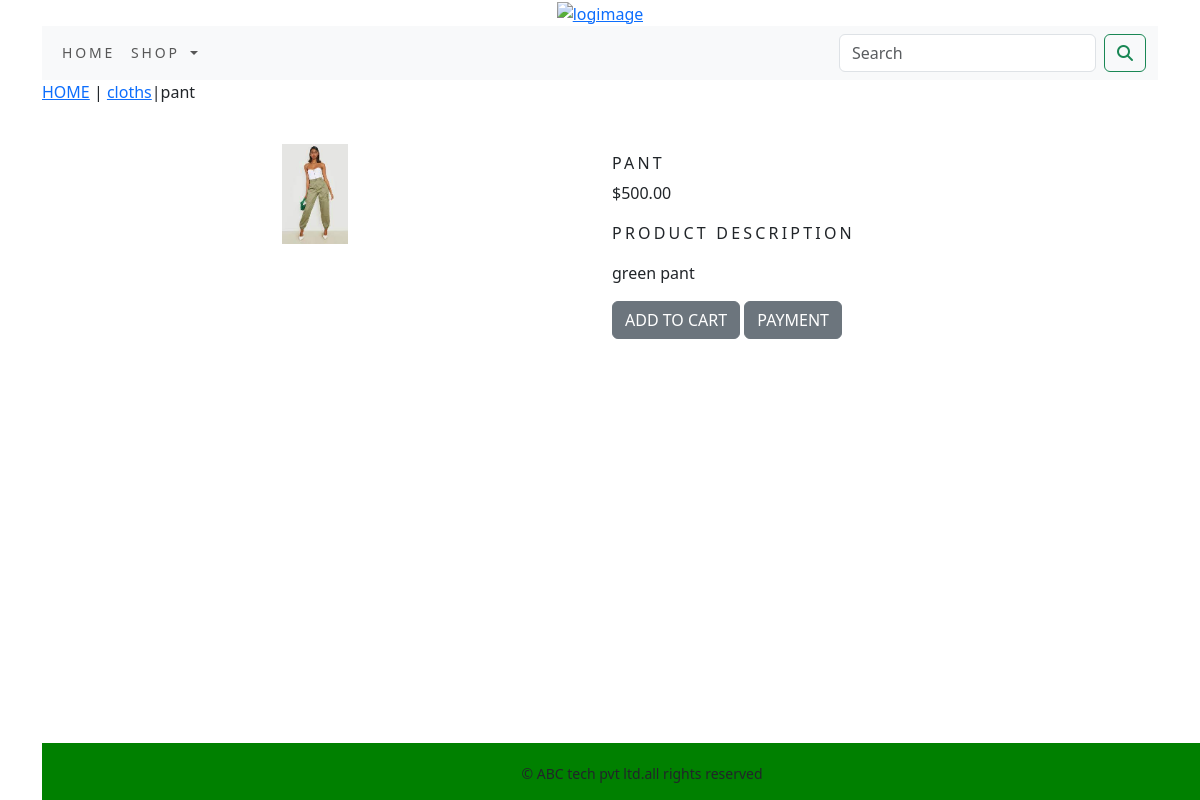
/shop/cloths/pant/, run on the app's committed database.
### shop/models.py (models this page shows, shortened)
class Product(models.Model):
    name=models.CharField(max_length=250,unique=True)
    slug=models.SlugField(max_length=250,unique=True)
    description=models.TextField(blank=True)
    price=models.DecimalField(max_digits=10,decimal_places=2)
    category=models.ForeignKey(Category,on_delete=models.CASCADE)
    image = models.ImageField(upload_to='product', blank=True,)
    stock=models.IntegerField()
    available=models.BooleanField(default=True)
    created=models.DateTimeField(auto_now_add=True)
    updated=models.DateTimeField(auto_now=True)
    class Meta:
        ordering=('name',)
        verbose_name='product'
        verbose_name_plural='products'

class Category(models.Model):
    name=models.CharField(max_length=250,unique=True)
    slug=models.SlugField(max_length=250,unique=True)
    description=models.TextField(blank=True)
    image=models.ImageField(upload_to='category',blank=True)
    class Meta:
        ordering=('name',)
        verbose_name='category'
        verbose_name_plural='categories'
    def get_url(self):
        return reverse('shop:product_by_category',args=[self.slug])
    def __str__(self):
        return '{}'.format(self.name)

### shop/views.py (the view)
# urls.py: path('<slug:c_slug>/<slug:product_slug>/',views.ProDetail,name='prodCatDetail'),
def ProDetail(request, c_slug, product_slug):
    try:
        product = Product.objects.get(category__slug=c_slug, slug=product_slug)
    except Exception as e:
        raise e
    return render(request, "product.html", {'product': product})

### cart/context_processors.py (called while the page is built)
def counter(request):
    item_count=0
    if 'admin' in request.path:
        return {}
    else:
        try:
            cart=Cart.objects.filter(cart_id=_cart_id(request))
            cart_items=CartItem.objects.all().filter(cart=cart[:1])
            for cart_item in cart_items:
                item_count += cart_item.quantity
        except Cart.DoesNotExist:
            item_count=0
    return dict(item_count=item_count)

### cart/views.py (called while the page is built)
def  _cart_id(request):
    cart=request.session.session_key
    if not cart:
        cart=request.session.create()
    return cart

### shop/context_processors.py (called while the page is built)
def menu_links(request):
    links=Category.objects.all()
    return dict(links=links)

### templates/product.html (shortened to what this page needs)
{% extends 'base.html' %}
{% load static %}
{% block content %}
<div  class="row my_prod_row_class">
    <div class="my_auto">
        <p><a href="{% url 'shop:allProdCat' %}">HOME</a> | <a href="{{product.category.get_url}}">{{product.category}}</a>|{{product.name}}</p>
    </div>
<div class="container">
<br>
<div class="row">
    <div class="col-12 col-sm-12 col-md-12 col-lg-6 text-center">
        <div style="min-width:18rem;min-height:18rem">
          <img src="{{product.image.url}}" alt="{{product.name}}" height="100px">
        </div>
    </div>
     <div class="col-12 col-sm-12 col-md-12 col-lg-6">
         <div>
         <h1 class="my_prod_title">{{product.name}}</h1>
         <p>${{product.price}}</p>
         <p class="my_title">PRODUCT DESCRIPTION</p>
         <p class="text-justify  my_prod_text">{{product.description}}</p>
         {% if product.stock <= 0 %}
         <p class="text-justify my_prod_text"><b>OUT OF STOCK</b></p>
         {% else %}
         <a class="btn btn-secondary" href="{% url 'cart:add_cart' product.id %}">ADD TO CART</a>
             <a href="{% url 'shop:allProdCat' %}" class="btn btn-secondary btn-block my_custom_button">PAYMENT</a>
         {% endif %}
     </div>
     </div>
 </div>
</div>
 {% endblock %}

### static/css/custom.css (style rules this page uses)
body { font-family: 'Roboto', sans-serif; }
.my_title { font-size:16px; text-transform:uppercase; letter-spacing:.2em; }
.my_prod_row_class { padding-top=15px; padding-bottom:20px; }
.my_prod_title { font-size:16px; text-transform:uppercase; letter-spacing:.2em; padding-top:15px; padding-top:10px; }
.my_prod_text { padding-right:20px; }
.my_custom_button { margin-tp:5px; }

### data on the page
Product: category "cloths", name "pant", image (picture), name "PANT", price "500.00", description "green pant"
